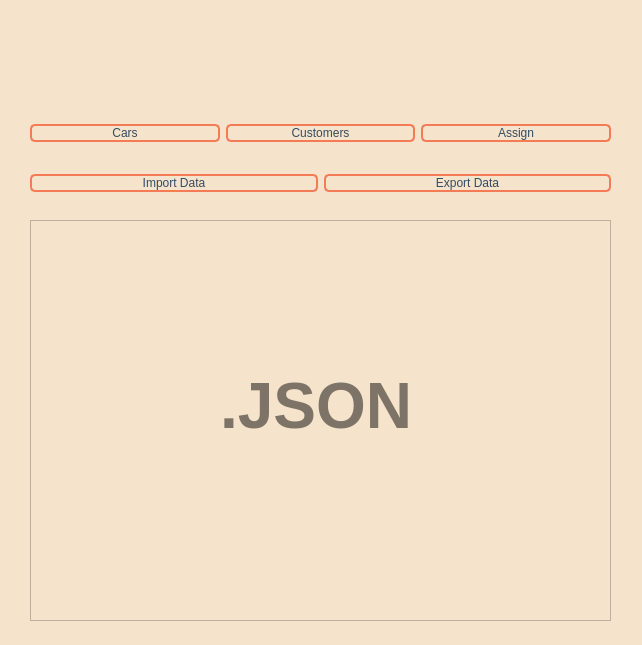
<?xml version="1.0" encoding="UTF-8"?>
<ui version="4.0">
 <class>Widget</class>
 <widget class="QWidget" name="Widget">
  <property name="geometry">
   <rect>
    <x>0</x>
    <y>0</y>
    <width>642</width>
    <height>645</height>
   </rect>
  </property>
  <property name="windowTitle">
   <string>Widget</string>
  </property>
  <property name="styleSheet">
   <string notr="true">
QWidget {
    background-color: #F5E3CB;
}
</string>
  </property>
  <widget class="QTableWidget" name="tableWidget">
   <property name="geometry">
    <rect>
     <x>30</x>
     <y>220</y>
     <width>581</width>
     <height>401</height>
    </rect>
   </property>
   <property name="styleSheet">
    <string notr="true">QTableWidget { background-color: transparent; }
QHeaderView::section { background-color: transparent; }
QTableCornerButton::section { background-color: transparent; }

QTableWidget { border-color: rgba(0, 0, 0, 36); }
QTableWidget { gridline-color: rgba(0, 0, 0, 36); }
font: 350 9pt &quot;Segoe UI&quot;;</string>
   </property>
  </widget>
  <widget class="QLabel" name="image_car">
   <property name="geometry">
    <rect>
     <x>80</x>
     <y>30</y>
     <width>90</width>
     <height>40</height>
    </rect>
   </property>
   <property name="text">
    <string/>
   </property>
  </widget>
  <widget class="QLabel" name="image_customer">
   <property name="geometry">
    <rect>
     <x>290</x>
     <y>40</y>
     <width>90</width>
     <height>40</height>
    </rect>
   </property>
   <property name="text">
    <string/>
   </property>
  </widget>
  <widget class="QLabel" name="image_assign">
   <property name="geometry">
    <rect>
     <x>490</x>
     <y>40</y>
     <width>90</width>
     <height>40</height>
    </rect>
   </property>
   <property name="text">
    <string/>
   </property>
  </widget>
  <widget class="QWidget" name="layoutWidget">
   <property name="geometry">
    <rect>
     <x>30</x>
     <y>120</y>
     <width>581</width>
     <height>26</height>
    </rect>
   </property>
   <layout class="QHBoxLayout" name="horizontalLayout">
    <item>
     <widget class="QPushButton" name="pushButtonCars">
      <property name="palette">
       <palette>
        <active>
         <colorrole role="WindowText">
          <brush brushstyle="SolidPattern">
           <color alpha="255">
            <red>52</red>
            <green>75</green>
            <blue>97</blue>
           </color>
          </brush>
         </colorrole>
         <colorrole role="Button">
          <brush brushstyle="SolidPattern">
           <color alpha="255">
            <red>245</red>
            <green>227</green>
            <blue>203</blue>
           </color>
          </brush>
         </colorrole>
         <colorrole role="Text">
          <brush brushstyle="SolidPattern">
           <color alpha="255">
            <red>52</red>
            <green>75</green>
            <blue>97</blue>
           </color>
          </brush>
         </colorrole>
         <colorrole role="ButtonText">
          <brush brushstyle="SolidPattern">
           <color alpha="255">
            <red>52</red>
            <green>75</green>
            <blue>97</blue>
           </color>
          </brush>
         </colorrole>
         <colorrole role="Base">
          <brush brushstyle="SolidPattern">
           <color alpha="255">
            <red>245</red>
            <green>227</green>
            <blue>203</blue>
           </color>
          </brush>
         </colorrole>
         <colorrole role="Window">
          <brush brushstyle="SolidPattern">
           <color alpha="255">
            <red>245</red>
            <green>227</green>
            <blue>203</blue>
           </color>
          </brush>
         </colorrole>
         <colorrole role="PlaceholderText">
          <brush brushstyle="SolidPattern">
           <color alpha="128">
            <red>52</red>
            <green>75</green>
            <blue>97</blue>
           </color>
          </brush>
         </colorrole>
        </active>
        <inactive>
         <colorrole role="WindowText">
          <brush brushstyle="SolidPattern">
           <color alpha="255">
            <red>52</red>
            <green>75</green>
            <blue>97</blue>
           </color>
          </brush>
         </colorrole>
         <colorrole role="Button">
          <brush brushstyle="SolidPattern">
           <color alpha="255">
            <red>245</red>
            <green>227</green>
            <blue>203</blue>
           </color>
          </brush>
         </colorrole>
         <colorrole role="Text">
          <brush brushstyle="SolidPattern">
           <color alpha="255">
            <red>52</red>
            <green>75</green>
            <blue>97</blue>
           </color>
          </brush>
         </colorrole>
         <colorrole role="ButtonText">
          <brush brushstyle="SolidPattern">
           <color alpha="255">
            <red>52</red>
            <green>75</green>
            <blue>97</blue>
           </color>
          </brush>
         </colorrole>
         <colorrole role="Base">
          <brush brushstyle="SolidPattern">
           <color alpha="255">
            <red>245</red>
            <green>227</green>
            <blue>203</blue>
           </color>
          </brush>
         </colorrole>
         <colorrole role="Window">
          <brush brushstyle="SolidPattern">
           <color alpha="255">
            <red>245</red>
            <green>227</green>
            <blue>203</blue>
           </color>
          </brush>
         </colorrole>
         <colorrole role="PlaceholderText">
          <brush brushstyle="SolidPattern">
           <color alpha="128">
            <red>52</red>
            <green>75</green>
            <blue>97</blue>
           </color>
          </brush>
         </colorrole>
        </inactive>
        <disabled>
         <colorrole role="WindowText">
          <brush brushstyle="SolidPattern">
           <color alpha="255">
            <red>52</red>
            <green>75</green>
            <blue>97</blue>
           </color>
          </brush>
         </colorrole>
         <colorrole role="Button">
          <brush brushstyle="SolidPattern">
           <color alpha="255">
            <red>245</red>
            <green>227</green>
            <blue>203</blue>
           </color>
          </brush>
         </colorrole>
         <colorrole role="Text">
          <brush brushstyle="SolidPattern">
           <color alpha="255">
            <red>52</red>
            <green>75</green>
            <blue>97</blue>
           </color>
          </brush>
         </colorrole>
         <colorrole role="ButtonText">
          <brush brushstyle="SolidPattern">
           <color alpha="255">
            <red>52</red>
            <green>75</green>
            <blue>97</blue>
           </color>
          </brush>
         </colorrole>
         <colorrole role="Base">
          <brush brushstyle="SolidPattern">
           <color alpha="255">
            <red>245</red>
            <green>227</green>
            <blue>203</blue>
           </color>
          </brush>
         </colorrole>
         <colorrole role="Window">
          <brush brushstyle="SolidPattern">
           <color alpha="255">
            <red>245</red>
            <green>227</green>
            <blue>203</blue>
           </color>
          </brush>
         </colorrole>
         <colorrole role="PlaceholderText">
          <brush brushstyle="SolidPattern">
           <color alpha="128">
            <red>52</red>
            <green>75</green>
            <blue>97</blue>
           </color>
          </brush>
         </colorrole>
        </disabled>
       </palette>
      </property>
      <property name="mouseTracking">
       <bool>true</bool>
      </property>
      <property name="autoFillBackground">
       <bool>false</bool>
      </property>
      <property name="styleSheet">
       <string notr="true">QPushButton {

font: 300 12pt &quot;Bahnschrift Light SemiCondensed&quot;;
color: #344B61;
    border: 2px solid #F57B56; 
    border-radius: 5px;

}

QPushButton:hover {
    background-color: #344B61; 
    color: #ffffff; 
}


</string>
      </property>
      <property name="text">
       <string>Cars</string>
      </property>
      <property name="autoDefault">
       <bool>false</bool>
      </property>
      <property name="default">
       <bool>false</bool>
      </property>
      <property name="flat">
       <bool>false</bool>
      </property>
     </widget>
    </item>
    <item>
     <widget class="QPushButton" name="pushButtonCustomer">
      <property name="styleSheet">
       <string notr="true">QPushButton {

font: 300 12pt &quot;Bahnschrift Light SemiCondensed&quot;;
color: #344B61;
    border: 2px solid #F57B56; 
    border-radius: 5px;

}

QPushButton:hover {
    background-color: #344B61; 
    color: #ffffff; 
}


</string>
      </property>
      <property name="text">
       <string>Customers</string>
      </property>
     </widget>
    </item>
    <item>
     <widget class="QPushButton" name="pushButtonAssign">
      <property name="styleSheet">
       <string notr="true">QPushButton {

font: 300 12pt &quot;Bahnschrift Light SemiCondensed&quot;;
color: #344B61;
    border: 2px solid #F57B56; 
    border-radius: 5px;

}

QPushButton:hover {
    background-color: #344B61; 
    color: #ffffff; 
}


</string>
      </property>
      <property name="text">
       <string>Assign</string>
      </property>
     </widget>
    </item>
   </layout>
  </widget>
  <widget class="QWidget" name="layoutWidget">
   <property name="geometry">
    <rect>
     <x>30</x>
     <y>170</y>
     <width>581</width>
     <height>26</height>
    </rect>
   </property>
   <layout class="QHBoxLayout" name="horizontalLayout_2">
    <item>
     <widget class="QPushButton" name="pushButtonImport">
      <property name="styleSheet">
       <string notr="true">QPushButton {

font: 300 12pt &quot;Bahnschrift Light SemiCondensed&quot;;
color: #344B61;
    border: 2px solid #F57B56; 
    border-radius: 5px;

}

QPushButton:hover {
    background-color: #344B61; 
    color: #ffffff; 
}


</string>
      </property>
      <property name="text">
       <string>Import Data</string>
      </property>
     </widget>
    </item>
    <item>
     <widget class="QPushButton" name="pushButtonExport">
      <property name="styleSheet">
       <string notr="true">QPushButton {

font: 300 12pt &quot;Bahnschrift Light SemiCondensed&quot;;
color: #344B61;
    border: 2px solid #F57B56; 
    border-radius: 5px;

}

QPushButton:hover {
    background-color: #344B61; 
    color: #ffffff; 
}


</string>
      </property>
      <property name="text">
       <string>Export Data</string>
      </property>
     </widget>
    </item>
   </layout>
  </widget>
  <widget class="QLabel" name="labelJson">
   <property name="geometry">
    <rect>
     <x>220</x>
     <y>340</y>
     <width>241</width>
     <height>131</height>
    </rect>
   </property>
   <property name="font">
    <font>
     <pointsize>48</pointsize>
     <bold>true</bold>
    </font>
   </property>
   <property name="styleSheet">
    <string notr="true">color: rgba(0, 0, 0, 125);</string>
   </property>
   <property name="text">
    <string>.JSON</string>
   </property>
  </widget>
  <zorder>tableWidget</zorder>
  <zorder>layoutWidget</zorder>
  <zorder>layoutWidget</zorder>
  <zorder>image_car</zorder>
  <zorder>image_customer</zorder>
  <zorder>image_assign</zorder>
  <zorder>labelJson</zorder>
 </widget>
 <resources/>
 <connections/>
</ui>
